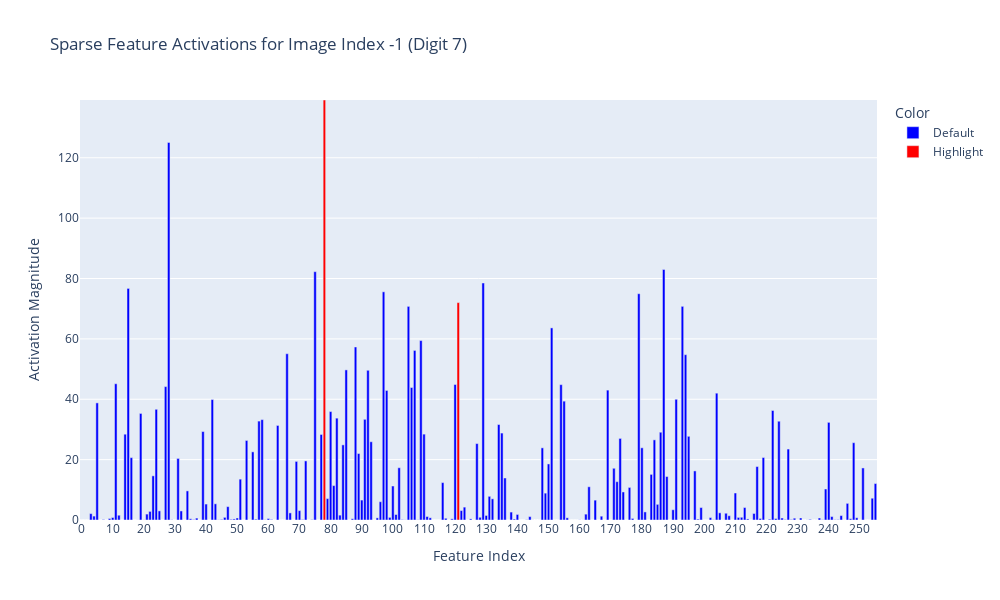

The notebook cell saved with this chart:
### Code cell
avg_missclassified_as_9 = avg_missclassified_as_9 / num_wrong_9
plot_sparse_features(avg_missclassified_as_9, -1, 7, HIDDEN_SIZE)

### Figure 1 — Plotly figure (JSON) as saved in the notebook; plotly's stock layout.template omitted (floating-point values rounded to 4 significant figures; data arrays with more than 128 entries replaced by an {"elided": "..."} marker saying what was removed)
{"data": [{"alignmentgroup": "True", "hovertemplate": "Color=Default<br>Feature Index=%{x}<br>Activation=%{y:.4f}<extra></extra>", "legendgroup": "Default", "marker": {"color": "blue", "pattern": {"shape": ""}}, "name": "Default", "offsetgroup": "Default", "orientation": "v", "showlegend": true, "textposition": "auto", "type": "bar", "x": {"elided": "254 int values"}, "xaxis": "x", "y": {"elided": "254 float values"}, "yaxis": "y"}, {"alignmentgroup": "True", "hovertemplate": "Color=Highlight<br>Feature Index=%{x}<br>Activation=%{y:.4f}<extra></extra>", "legendgroup": "Highlight", "marker": {"color": "red", "pattern": {"shape": ""}}, "name": "Highlight", "offsetgroup": "Highlight", "orientation": "v", "showlegend": true, "textposition": "auto", "type": "bar", "x": [78, 121], "xaxis": "x", "y": [139.1, 72.02], "yaxis": "y"}], "layout": {"barmode": "relative", "height": 600, "legend": {"title": {"text": "Color"}, "tracegroupgap": 0}, "showlegend": true, "title": {"text": "Sparse Feature Activations for Image Index -1 (Digit 7)"}, "width": 1000, "xaxis": {"anchor": "y", "autorange": true, "domain": [0, 1], "dtick": 10, "range": [-0.5, 255.5], "tickmode": "linear", "title": {"text": "Feature Index"}, "type": "linear"}, "yaxis": {"anchor": "x", "domain": [0, 1], "range": [0, 139.1], "title": {"text": "Activation Magnitude"}, "type": "linear"}}}
